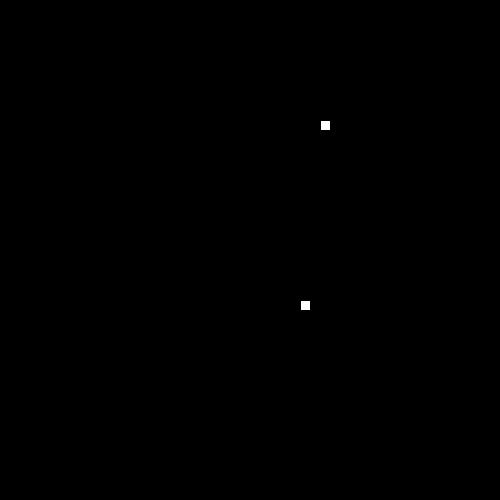
Frame 1 (no input)
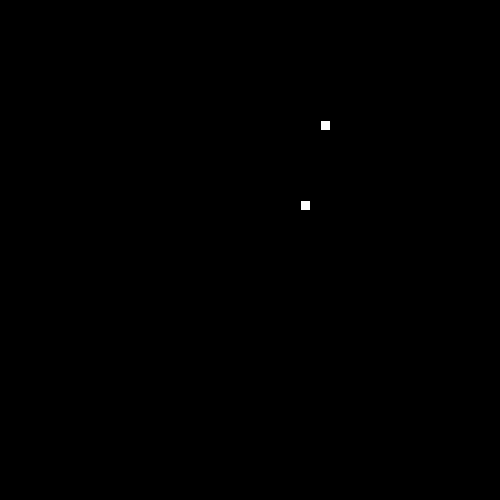
Frame 60 (the mouse pressed at the canvas centre just before this capture)
Frame 120 (the mouse held since frame 60 and released just before this capture): identical to frame 60, image omitted

The Processing sketch that drew these frames (run headless with seeded random() and noise(); from frame 60 on, the mouse is pressed at the canvas centre):

// Processing sketch: Snake
// ── Snake.pde
// 1. Follow the recipe instructions inside the Segment class.

// The Segment class will be used to represent each part of the moving snake.

class Segment {

  //2. Create x and y member variables to hold the location of each segment.
  
  private int x = 0;
  private int y = 0;

  // 3. Add a constructor with parameters to initialize each variable.

    Segment(int x , int y){
      this.x=x;
      this.y=y;
      
    }

  // 4. Add getter and setter methods for both the x and y member variables.
  public int getX(){
   return x; 
  }
  
 public void setX(int x){
   this.x = x; 
  }
  
  public int getY(){
  
  return y;
  }
  
  public void setY(int y){
   
    this.y=y;
  }
  
}


// 5. Create (but do not initialize) a Segment variable to hold the head of the Snake

  Segment s;

// 6. Create and initialize a String to hold the direction of your snake e.g. "up"

String direction = "up";

// 7. Create and initialize a variable to hold how many pieces of food the snake has eaten.
// give it a value of 1 to start.

int food=1;

// 8. Create and initialize foodX and foodY variables to hold the location of the food.

int foodX = ((int)random(50)*10);
int foodY = ((int)random(50)*10);

// (Hint: use the random method to set both the x and y to random locations within the screen size (500 by 500).)

//int foodX = ((int)random(50)*10);



void setup() {

  // 9. Set the size of your sketch (500 by 500).

  size(500, 500);


  // 10. initialize your head to a new segment.
  s= new Segment(300,300);
  

  // 11. Use the frameRate(int rate) method to set the rate to 20.
  
  frameRate(20);
  
}


void draw() {

  background(0);


  //12. Call the manageTail, drawFood, drawSnake, move, and collision methods. 
  
  manageTail();
  drawFood();
  drawSnake();
  move();
  collision();
  
  
  
}


// 13. Complete the drawFood method below. (Hint: each piece of food should be a 10 by 10 rectangle).

void drawFood() {
  
  rect(foodX, foodY, 10, 10);
  
}


//14. Draw the snake head (use a 10 by 10 rectangle)

void drawSnake() {

  rect(s.getX(), s.getY(), 10, 10);
  
  //test your code
}


// 15. Complete the move method below.

void move() {

  // 16. Using a switch statement, make your snake head move by 10 pixels in the correct direction.
  //This is an incomplete switch statement:
  /*
  switch(dir) {
  case "up":
    // move head up here 
    break;
  case "down":
    // move head down here 
    break;
  case "left":
   // figure it out 
    break;
  case "right":
    // mystery code goes here 
    break;
  }
  */


switch(direction){
  case "up":
  s.setY(200);
   break;
  
  case "down":
  s.setY(400);
  break;
  
  case "left":
  s.setX(200);
  break;
 
  case "right":
  s.setX(400);
  break;
    
}

  // 17. Call the checkBoundaries method to make sure the snake head doesn't go off the screen.
  checkBoundaries();
  
}


// 18. Complete the keyPressed method below. Use if statements to set your direction variable depending on what key is pressed.

void keyPressed() {
  
  if(keyCode==UP){
    direction = "up"; 
  }
  
  if(keyCode==DOWN){ 
   direction = "down"; 
  }
  
  if(keyCode==LEFT){
   direction = "left";  
  }
  
  if(keyCode==RIGHT){
  direction = "right";
   }
  
}



// 19. check if your head is out of bounds (teleport your snake head to the other side).

void checkBoundaries() {
  
  
  
}



//20. Make sure that the key for your current direction’s opposite doesn’t work(i.e. If you’re going up, down key shouldn’t work)



// 21. Complete the missing parts of the collision method below.

void collision() {

  // If the segment is colliding with a piece of food...
     // Increase the amount of food eaten and set foodX and foodY to new random locations.
}



/**
 
 ** Part 2: making the tail (the rest of the snake)
     
 **/

//  1. Create and initialize an ArrayList of Segments. (This will be your snake tail!)

    ArrayList<String> a = new ArrayList<String>();



// 2. Complete the missing parts of the manageTail method below and call it in the draw method.

void manageTail() {
  
  

  //Call the drawTail and checkTailCollision methods.
  
  drawTail();
  
  checkTailCollision();

  // Add a new Segment to your ArrayList that has the same X and Y as the head of your snake.

  

  // To keep your tail the right length:
  // while the tail size is greater than the number of food pieces eaten, remove the first Segment in your tail.

}

void drawTail() {
    // Draw a 10 by 10 rectangle for each Segment in your snake ArrayList.
}


// 3. Complete the missing parts of the bodyCollision method below.

void checkTailCollision() {

  // If your head has the same location as one of your segments...

  // reset your food variable

  //Call this method at the beginning of your manageTail method.
}
